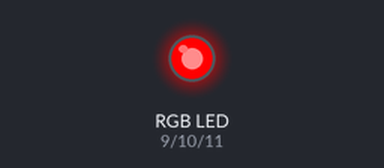
This sketch was run on a simulated Arduino Uno, built with avr-gcc and run on an emulated ATmega328P. Shown: an RGB LED mixed from three pins (HIGH = lit).

Above: at 0.1 s.
At 2.1 s:
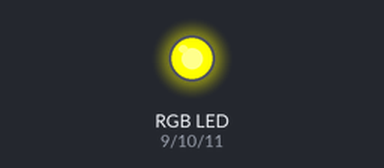
At 4.1 s:
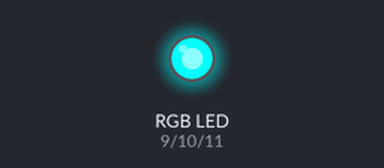
At 6.1 s:
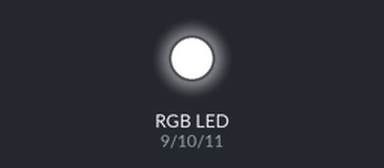
Timing chart, 0 to 7.6 s (numbered marks = the images above):
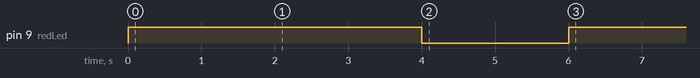

The sketch:

a10_rgb_led_function.ino
```cpp
/** RGB LED Function
 * 10. RGB LED를 제어하는 함수를 만들어 원하는 색상을 켜보세요.
 */
int redLed = 9;
int greenLed = 10;
int blueLed = 11;

void rgbCtrl(boolean redState, boolean greenState, boolean blueState) {
  digitalWrite(redLed, redState);
  digitalWrite(greenLed, greenState);
  digitalWrite(blueLed, blueState);
}

void setup() {
  pinMode(redLed, OUTPUT);
  pinMode(greenLed, OUTPUT);
  pinMode(blueLed, OUTPUT);

  rgbCtrl(true, false, false); // 빨강
  delay(2000);
  rgbCtrl(true, true, false); // 노랑
  delay(2000);
  rgbCtrl(false, true, true); // 청록
  delay(2000);
  rgbCtrl(true, true, true); // 흰색
  delay(2000);
}

void loop() {
}
```
